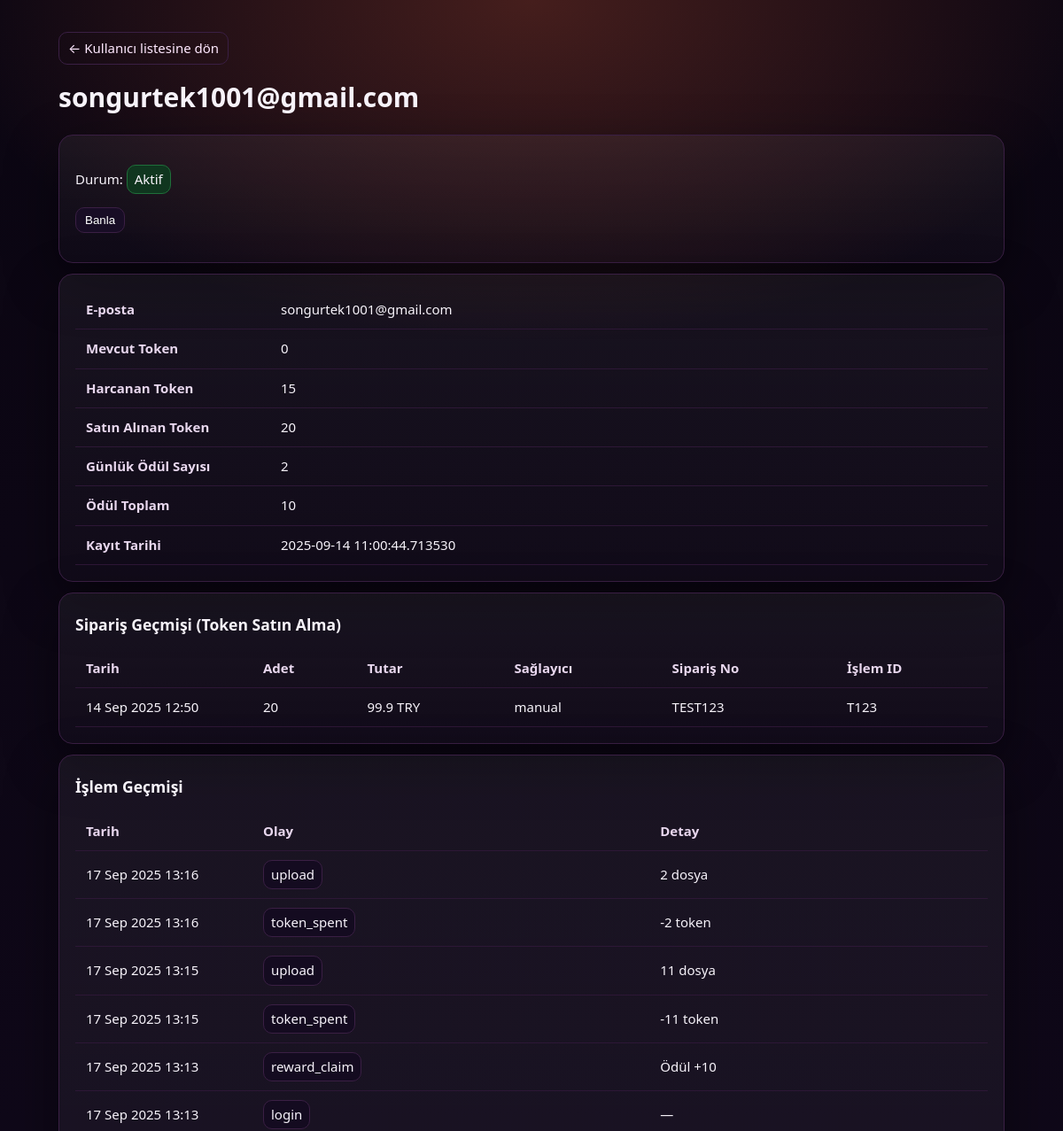
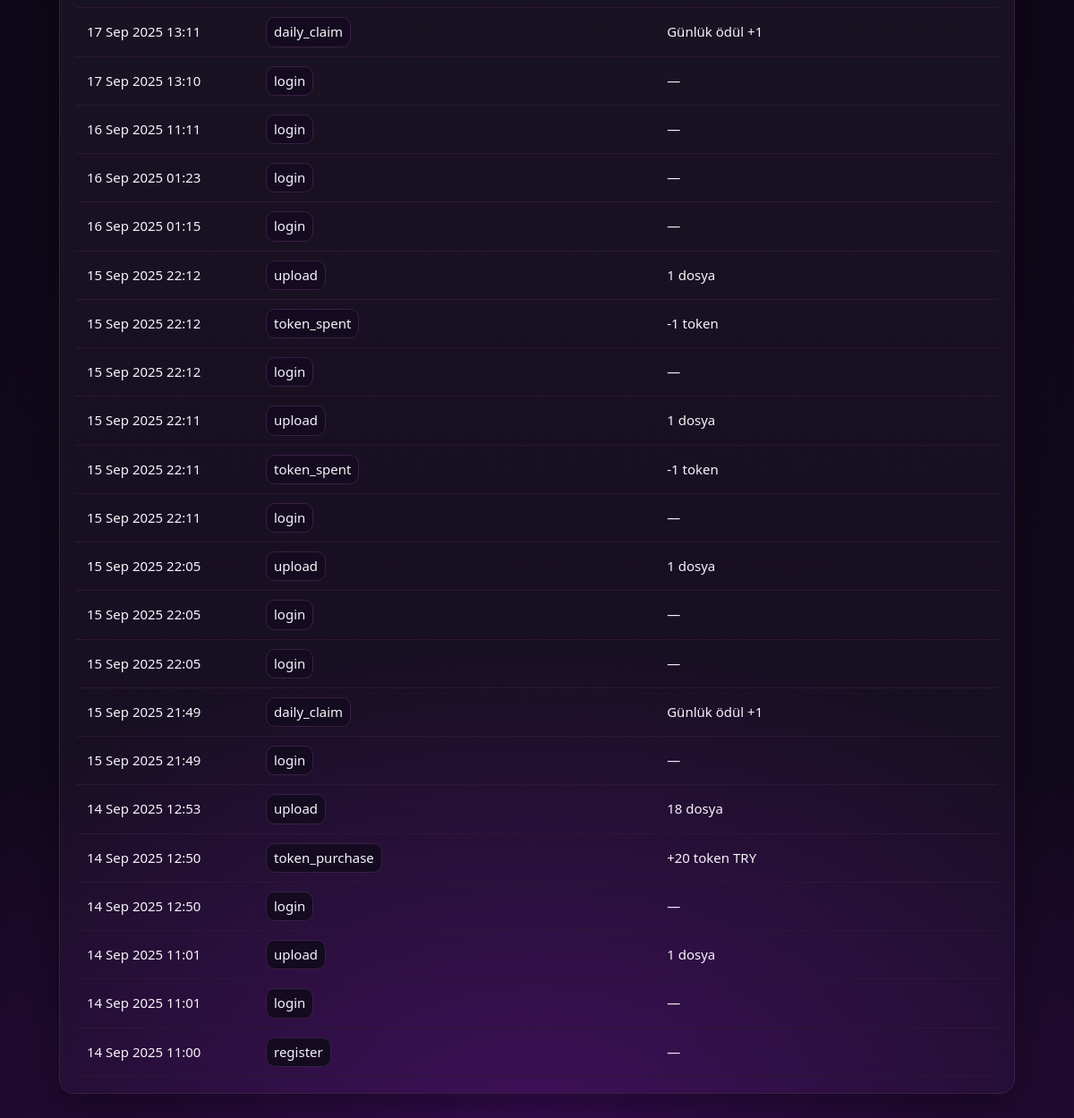
The app's page /admin/user/2 (signed in) with its own data (2 pictures, top to bottom).
### app/models.py (models this page shows, shortened)
class User(UserMixin, db.Model):
    __tablename__ = "user"
    id              = db.Column(db.Integer, primary_key=True)
    email           = db.Column(db.String(255), unique=True, index=True, nullable=False)
    password_hash   = db.Column(db.String(255), nullable=False)
    tokens          = db.Column(db.Integer, default=0, nullable=False)
    is_verified     = db.Column(db.Integer, default=0, nullable=False)   # 0/1
    is_admin        = db.Column(db.Integer, default=0, nullable=False)   # 0/1
    is_banned       = db.Column(db.Integer, default=0, nullable=False)   # 0/1
    is_trusted      = db.Column(db.Integer, default=0, nullable=False)   # 0/1 (şüpheli hesap filtresinden muaf tutmak için)
    verify_token    = db.Column(db.String(128), nullable=True)
    verify_sent_at  = db.Column(db.DateTime, nullable=True)
    last_daily_claim= db.Column(db.DateTime, nullable=True)
    created_at      = db.Column(db.DateTime, default=datetime.utcnow, nullable=False, index=True)
    last_login_at   = db.Column(db.DateTime, nullable=True)
    audit_events    = db.relationship("AuditEvent", backref="user", lazy=True)

class AuditEvent(db.Model):
    __tablename__ = "audit_event"
    id         = db.Column(db.Integer, primary_key=True)
    user_id    = db.Column(db.Integer, db.ForeignKey("user.id"), nullable=True)
    event      = db.Column(db.String(40), nullable=False, index=True)  # örn: register, login, upload, token_spent, token_purchase, daily_claim, reward_claim, coupon_redeem
    meta       = db.Column(db.Text, nullable=True)                     # JSON string
    created_at = db.Column(db.DateTime, default=datetime.utcnow, nullable=False, index=True)

### app/routes/admin.py (the view)
@admin_bp.get('/user/<int:user_id>')
@login_required
def user_detail(user_id: int):
    u = User.query.get_or_404(user_id)
    spent = db.session.execute(
        text("""SELECT COALESCE(SUM(CAST(json_extract(meta,'$.tokens') AS INTEGER)),0)
                FROM audit_event WHERE user_id=:uid AND event='token_spent'"""),
        {'uid': user_id}
    ).scalar() or 0
    purchased = db.session.execute(
        text("""SELECT COALESCE(SUM(CAST(json_extract(meta,'$.tokens') AS INTEGER)),0)
                FROM audit_event WHERE user_id=:uid AND event='token_purchase'"""),
        {'uid': user_id}
    ).scalar() or 0
    claim_count = db.session.execute(
        text("""SELECT COUNT(*) FROM audit_event
                WHERE user_id=:uid AND event='daily_claim'"""),
        {'uid': user_id}
    ).scalar() or 0
    reward_sum = db.session.execute(
        text("""SELECT COALESCE(SUM(CAST(json_extract(meta,'$.tokens') AS INTEGER)),0)
                FROM audit_event WHERE user_id=:uid AND event='reward_claim'"""),
        {'uid': user_id}
    ).scalar() or 0
    free = 3 + int(claim_count) + int(reward_sum)
    limit = free + int(purchased)
    suspicious = (int(spent) > limit) and (int(u.is_trusted or 0) == 0)
    pur_q = (AuditEvent.query
             .filter(AuditEvent.user_id == user_id, AuditEvent.event == 'token_purchase')
             .order_by(AuditEvent.created_at.desc())
             .limit(50))
    orders = []
    for ev in pur_q.all():
        m = {}
        try:
            m = json.loads(ev.meta or '{}')
        except Exception:
            pass
        orders.append({
            'created': ev.created_at,
            'qty':     m.get('tokens') or m.get('qty') or 0,
            'amount':  m.get('amount'),
            'currency': m.get('currency'),
            'provider': m.get('provider') or m.get('gateway') or '-',
            'order_no': m.get('order_id') or m.get('order') or m.get('payment_id') or '-',
            'txn_id':   m.get('txn_id') or m.get('transaction_id') or '-',
        })
    events_wanted = ('register', 'login', 'upload', 'daily_claim',
                     'token_spent', 'token_purchase', 'verify_email', 'reward_claim')
    ev_q = (AuditEvent.query
            .filter(AuditEvent.user_id == user_id, AuditEvent.event.in_(events_wanted))
            .order_by(AuditEvent.created_at.desc())
            .limit(50))
    activities = []
    for ev in ev_q.all():
        try:
            m = json.loads(ev.meta or '{}')
        except Exception:
            m = {}
        detail = '—'
        if ev.event == 'upload' and m.get('files') is not None:
            detail = f"{m.get('files')} dosya"
        elif ev.event == 'token_spent' and m.get('tokens') is not None:
            detail = f"-{m.get('tokens')} token"
        elif ev.event == 'token_purchase' and m.get('tokens') is not None:
            cur = m.get('currency') or ''
            detail = f"+{m.get('tokens')} token {cur}".strip()
        elif ev.event == 'daily_claim':
            detail = f"Günlük ödül +{m.get('tokens', 1)}"
        elif ev.event == 'reward_claim':
            detail = f"Ödül +{m.get('tokens', 0)}"
        activities.append({
            'created': ev.created_at,
            'event': ev.event,
            'detail': detail
        })
    return render_template('admin_user_detail.html',
                           user=u,
                           tokens_current=u.tokens or 0,
                           tokens_spent=int(spent),
                           tokens_purchased=int(purchased),
                           daily_claims=int(claim_count),
                           reward_sum=int(reward_sum),
                           suspicious=suspicious,
                           orders=orders,
                           activities=activities)

### app/__init__.py (called while the page is built)
@login_manager.user_loader
def load_user(user_id: str):
    from .models import User
    try:
        return User.query.get(int(user_id))
    except Exception:
        return None

### app/routes/admin.py (called while the page is built)
def _is_admin():
    if not current_user.is_authenticated:
        return False
    if getattr(current_user, 'is_admin', False):
        return True
    allowed = set(current_app.config.get('ADMIN_EMAILS') or [])
    return (current_user.email or '').lower() in allowed

@admin_bp.before_request
def _guard():
    if not _is_admin():
        abort(403)

### app/templates/admin_user_detail.html (shortened to what this page needs)
<!doctype html>
<html lang="tr">
<head>
</head>
<body>
  <div class="wrap">
    <a class="back" href="{{ url_for('admin.users_page') }}">← Kullanıcı listesine dön</a>
    <h1>{{ user.email }}</h1>
    <div class="card">
      <p>
        Durum:
        {% if user.is_banned %}
          <span class="pill danger">Banlı</span>
        {% else %}
          <span class="pill ok">Aktif</span>
        {% endif %}
      </p>
      <p>
        {% if user.is_banned %}
          <form class="inline" method="post" action="{{ url_for('admin.user_unban', user_id=user.id) }}"><button class="btn" type="submit">Banı Kaldır</button></form>
        {% else %}
          <form class="inline" method="post" action="{{ url_for('admin.user_ban', user_id=user.id) }}"><button class="btn" type="submit">Banla</button></form>
        {% endif %}
      </p>
    </div>
    <div class="card">
      <table>
        <tbody>
          <tr><th style="width:220px">E-posta</th>            <td>{{ user.email }}</td></tr>
          <tr><th>Mevcut Token</th>                           <td>{{ tokens_current }}</td></tr>
          <tr><th>Harcanan Token</th>                         <td>{{ tokens_spent }}</td></tr>
          <tr><th>Satın Alınan Token</th>                     <td>{{ tokens_purchased }}</td></tr>
          <tr><th>Günlük Ödül Sayısı</th>                     <td>{{ daily_claims }}</td></tr>
          <tr><th>Ödül Toplam</th>                            <td>{{ reward_sum }}</td></tr>
          <tr><th>Kayıt Tarihi</th>                           <td>{{ user.created_at }}</td></tr>
        </tbody>
      </table>
    </div>
    <div class="card">
      <h3 style="margin:4px 0 14px">Sipariş Geçmişi (Token Satın Alma)</h3>
      <table>
        <thead>
          <tr>
            <th style="width:200px">Tarih</th>
            <th>Adet</th>
            <th>Tutar</th>
            <th>Sağlayıcı</th>
            <th>Sipariş No</th>
            <th>İşlem ID</th>
          </tr>
        </thead>
        <tbody>
          {% if orders %}
            {% for o in orders %}
              <tr>
                <td>{{ o.created.strftime('%d %b %Y %H:%M') if o.created else '—' }}</td>
                <td>{{ o.qty }}</td>
                <td>
                  {% if o.amount is not none %}
                    {{ o.amount }} {{ o.currency or '' }}
                  {% else %} — {% endif %}
                </td>
                <td>{{ o.provider }}</td>
                <td>{{ o.order_no }}</td>
                <td>{{ o.txn_id }}</td>
              </tr>
            {% endfor %}
          {% else %}
            <tr><td colspan="6" class="muted">Kayıt bulunamadı.</td></tr>
          {% endif %}
        </tbody>
      </table>
    </div>
    <div class="card">
      <h3 style="margin:4px 0 14px">İşlem Geçmişi</h3>
      <table>
        <thead>
          <tr>
            <th style="width:200px">Tarih</th>
            <th>Olay</th>
            <th>Detay</th>
          </tr>
        </thead>
        <tbody>
          {% if activities %}
            {% for a in activities %}
              <tr>
                <td>{{ a.created.strftime('%d %b %Y %H:%M') if a.created else '—' }}</td>
                <td><span class="pill">{{ a.event }}</span></td>
                <td>{{ a.detail }}</td>
              </tr>
            {% endfor %}
          {% else %}
            <tr><td colspan="3" class="muted">Kayıt bulunamadı.</td></tr>
          {% endif %}
        </tbody>
      </table>
    </div>
  </div>
</body>
</html>

### app/templates/admin_user_detail.html (style rules this page uses)
:root { --bg:#0b0612; --bg2:#130a1f; --card:#1a0f1ecc; --border:#3a1f44; --text:#f7f3fa; --muted:#c9b0c7; --accent:#FF6A3D; --accent2:#C81D77; --radius:16px; --shadow:0 20px 60px rgba(0,0,0,.45); }
* { box-sizing:border-box }
body { margin:0; background: radial-gradient(1200px 700px at 50% 0%, rgba(255,106,61,.24) 0%, rgba(255,106,61,0) 55%), radial-gradient(1400px 900px at 50% 100%, rgba(110,15,156,.45) 0%, rgba(110,15,156,0) 60%), linear-gradient(180deg, var(--bg), var(--bg2)); color:var(--text); font:15px/1.55 system-ui, -apple-system, Segoe UI, Inter, Roboto; }
.wrap { max-width:1100px; margin:36px auto; padding:0 16px }
h1 { margin:0 0 18px; font-weight:800 }
.back { display:inline-block; margin-bottom:14px; color:#ffe9ff; text-decoration:none; border:1px solid var(--border); padding:6px 10px; border-radius:10px }
.card { background:linear-gradient(180deg,rgba(255,255,255,.05),rgba(255,255,255,.015)); border:1px solid var(--border); border-radius:var(--radius); box-shadow:var(--shadow); padding:18px; margin:12px 0 }
table { width:100%; border-collapse:collapse }
th,td { padding:10px 12px; border-bottom:1px solid #2d1736 }
th { color:#e8d7ee; text-align:left; font-weight:700 }
.pill { display:inline-block;padding:4px 8px;border-radius:10px;border:1px solid #3a1f44;background:#140b20 }
.ok { background:#10361f;border-color:#1f6f3a }
.btn { cursor:pointer;padding:6px 10px;border-radius:10px;border:1px solid #3a1f44;background:#180d25;color:#fff }
form.inline { display:inline }

### records on screen
User: email "songurtek1001@gmail.com", created_at "2025-09-14 11:00:44.713530"
AuditEvent: created "14 Sep 2025 12:50", created "14 Sep 2025 12:50", event "token_purchase", detail "+20 token TRY"
AuditEvent: created "17 Sep 2025 13:16", event "upload", detail "2 dosya"
AuditEvent: created "17 Sep 2025 13:16", event "token_spent", detail "-2 token"
AuditEvent: created "17 Sep 2025 13:15", event "upload", detail "11 dosya"
AuditEvent: created "17 Sep 2025 13:15", event "token_spent", detail "-11 token"
AuditEvent: created "17 Sep 2025 13:13", event "reward_claim", detail "Ödül +10"
AuditEvent: created "17 Sep 2025 13:13", event "login", detail "—"
AuditEvent: created "17 Sep 2025 13:11", event "daily_claim", detail "Günlük ödül +1"
AuditEvent: created "17 Sep 2025 13:10", event "login", detail "—"
AuditEvent: created "16 Sep 2025 11:11", event "login", detail "—"
AuditEvent: created "16 Sep 2025 01:23", event "login", detail "—"
AuditEvent: created "16 Sep 2025 01:15", event "login", detail "—"
AuditEvent: created "15 Sep 2025 22:12", event "upload", detail "1 dosya"
AuditEvent: created "15 Sep 2025 22:12", event "token_spent", detail "-1 token"
AuditEvent: created "15 Sep 2025 22:12", event "login", detail "—"
AuditEvent: created "15 Sep 2025 22:11", event "upload", detail "1 dosya"
AuditEvent: created "15 Sep 2025 22:11", event "token_spent", detail "-1 token"
AuditEvent: created "15 Sep 2025 22:11", event "login", detail "—"
AuditEvent: created "15 Sep 2025 22:05", event "upload", detail "1 dosya"
AuditEvent: created "15 Sep 2025 22:05", event "login", detail "—"
AuditEvent: created "15 Sep 2025 22:05", event "login", detail "—"
AuditEvent: created "15 Sep 2025 21:49", event "daily_claim", detail "Günlük ödül +1"
AuditEvent: created "15 Sep 2025 21:49", event "login", detail "—"
AuditEvent: created "14 Sep 2025 12:53", event "upload", detail "18 dosya"
AuditEvent: created "14 Sep 2025 12:50", event "login", detail "—"
AuditEvent: created "14 Sep 2025 11:01", event "upload", detail "1 dosya"
AuditEvent: created "14 Sep 2025 11:01", event "login", detail "—"
AuditEvent: created "14 Sep 2025 11:00", event "register", detail "—"

### other values on screen
{{ tokens_current }} "0"
{{ tokens_spent }} "15"
{{ tokens_purchased }} "20"
{{ daily_claims }} "2"
{{ reward_sum }} "10"
{{ o.qty }} "20"
{{ o.amount }} "99.9"
{{ o.currency or '' }} "TRY"
{{ o.provider }} "manual"
{{ o.order_no }} "TEST123"
{{ o.txn_id }} "T123"
